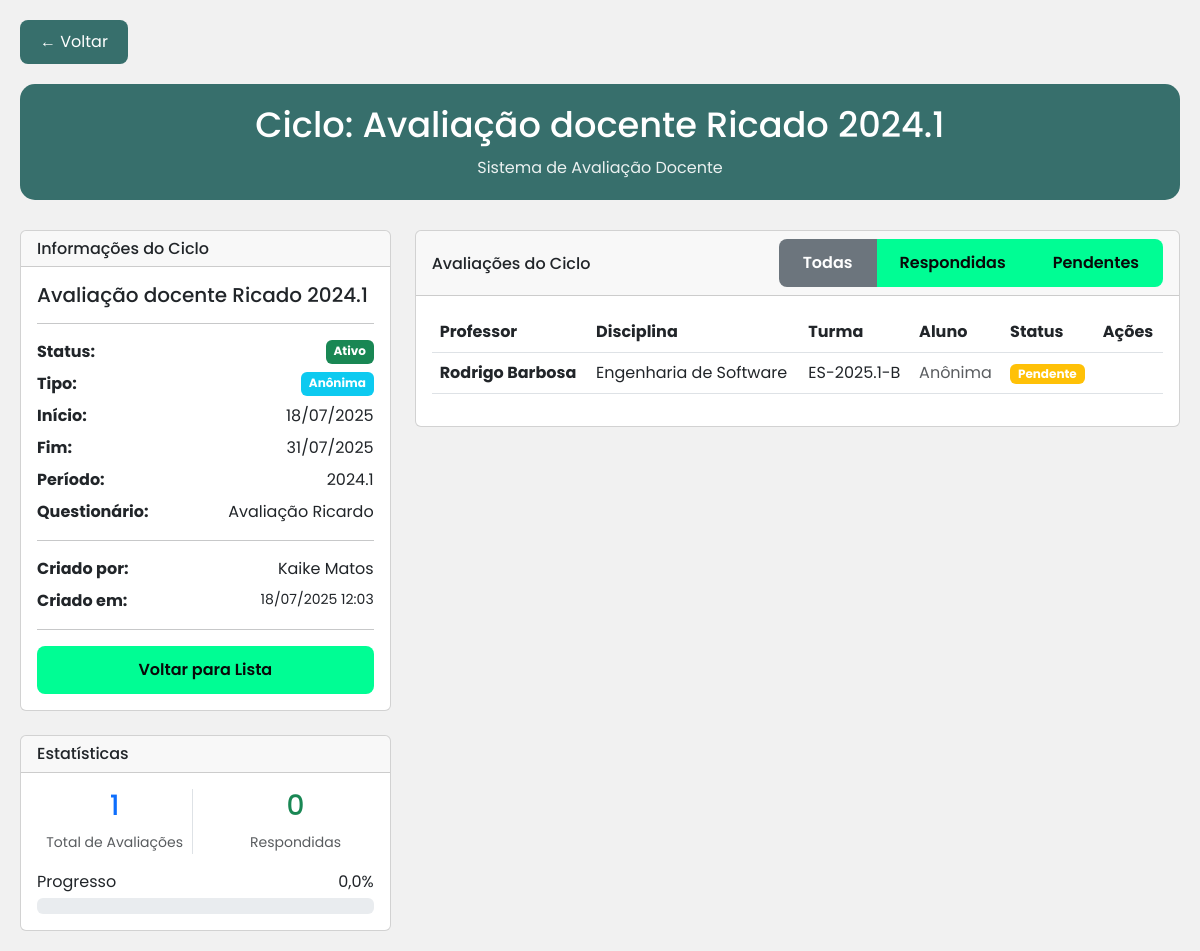
The app's page /avaliacoes/ciclo/1/ (signed in) with its own data.
### avaliacao_docente/models.py (models this page shows, shortened)
class CicloAvaliacao(models.Model):
    nome = models.CharField(max_length=100)  # Ex: "Avaliação Docente 2024.1"
    periodo_letivo = models.ForeignKey(
        PeriodoLetivo, on_delete=models.CASCADE, related_name="ciclos_avaliacao"
    )
    data_inicio = models.DateTimeField()
    data_fim = models.DateTimeField()
    questionario = models.ForeignKey(
        QuestionarioAvaliacao, on_delete=models.CASCADE, related_name="ciclos"
    )
    ativo = models.BooleanField(default=True)
    permite_avaliacao_anonima = models.BooleanField(default=True)
    permite_multiplas_respostas = models.BooleanField(default=False)
    enviar_lembrete_email = models.BooleanField(default=True)
    turmas = models.ManyToManyField(
        Turma,
        related_name="ciclos_avaliacao",
        blank=True,
        verbose_name="Turmas que devem responder",
        help_text="Selecione as turmas que devem participar desta avaliação",
    )
    data_criacao = models.DateTimeField(auto_now_add=True)
    criado_por = models.ForeignKey(
        User, on_delete=models.CASCADE, related_name="ciclos_criados"
    )
    class Meta:
        ordering = ["-data_inicio"]
        verbose_name = "Ciclo de Avaliação"
        verbose_name_plural = "Ciclos de Avaliação"

class PeriodoLetivo(models.Model):
    SEMESTRE_CHOICES = [
        (1, "1º Semestre"),
        (2, "2º Semestre"),
        (3, "3º Semestre"),
        (4, "4º Semestre"),
        (5, "5º Semestre"),
        (6, "6º Semestre"),
        (7, "7º Semestre"),
        (8, "8º Semestre"),
        (9, "9º Semestre"),
        (10, "10º Semestre"),
    ]
    nome = models.CharField(max_length=50)
    ano = models.IntegerField()
    semestre = models.IntegerField(choices=SEMESTRE_CHOICES)
    class Meta:
        unique_together = ["ano", "semestre"]
        ordering = ["-ano", "-semestre"]

class QuestionarioAvaliacao(models.Model):
    titulo = models.CharField(max_length=100)
    descricao = models.TextField(blank=True)
    ativo = models.BooleanField(default=True)
    data_criacao = models.DateTimeField(auto_now_add=True)
    criado_por = models.ForeignKey(
        User, on_delete=models.CASCADE, related_name="questionarios_criados"
    )
    class Meta:
        ordering = ["-data_criacao"]
        verbose_name = "Questionário de Avaliação"
        verbose_name_plural = "Questionários de Avaliação"

class AvaliacaoDocente(models.Model):
    STATUS_CHOICES = [
        ("pendente", "Pendente"),
        ("em_andamento", "Em Andamento"),
        ("finalizada", "Finalizada"),
        ("cancelada", "Cancelada"),
    ]
    ciclo = models.ForeignKey(
        CicloAvaliacao, on_delete=models.CASCADE, related_name="avaliacoes"
    )
    turma = models.ForeignKey(
        Turma, on_delete=models.CASCADE, related_name="avaliacoes_docente"
    )
    professor = models.ForeignKey(
        PerfilProfessor, on_delete=models.CASCADE, related_name="avaliacoes_recebidas"
    )
    disciplina = models.ForeignKey(
        Disciplina, on_delete=models.CASCADE, related_name="avaliacoes_docente"
    )
    status = models.CharField(max_length=15, choices=STATUS_CHOICES, default="pendente")
    data_criacao = models.DateTimeField(auto_now_add=True)
    data_atualizacao = models.DateTimeField(auto_now=True)
    class Meta:
        unique_together = ["ciclo", "turma", "professor", "disciplina"]
        ordering = ["-data_criacao"]
        verbose_name = "Avaliação Docente"
        verbose_name_plural = "Avaliações Docentes"

class PerfilProfessor(models.Model):
    user = models.OneToOneField(
        User, on_delete=models.CASCADE, related_name="perfil_professor"
    )
    registro_academico = models.CharField(max_length=45)
    objects = models.Manager()  # Manager padrão
    non_admin = PerfilProfessorManager()  # Manager que exclui admins
    objects = PerfilProfessorManager()

class Disciplina(models.Model):
    TIPO_CHOICES = [
        ("Obrigatória", "Obrigatória"),
        ("Optativa", "Optativa"),
    ]
    disciplina_nome = models.CharField(max_length=100)
    disciplina_sigla = models.CharField(max_length=45)
    disciplina_tipo = models.CharField(max_length=45, choices=TIPO_CHOICES)
    curso = models.ForeignKey(
        Curso, on_delete=models.CASCADE, related_name="disciplinas"
    )
    professor = models.ForeignKey(
        PerfilProfessor, on_delete=models.CASCADE, related_name="disciplinas"
    )
    periodo_letivo = models.ForeignKey(
        PeriodoLetivo, on_delete=models.CASCADE, related_name="disciplinas"
    )

class Turma(models.Model):
    TURNO_CHOICES = [
        ("matutino", "Matutino"),
        ("vespertino", "Vespertino"),
        ("noturno", "Noturno"),
    ]
    STATUS_CHOICES = [
        ("ativa", "Ativa"),
        ("finalizada", "Finalizada"),
    ]
    codigo_turma = models.CharField(max_length=20, unique=True)  # Ex: "INFO3A-2024.1"
    disciplina = models.ForeignKey(
        Disciplina, on_delete=models.CASCADE, related_name="turmas"
    )
    professor = models.ForeignKey(
        PerfilProfessor, on_delete=models.CASCADE, related_name="turmas"
    )
    periodo_letivo = models.ForeignKey(
        PeriodoLetivo, on_delete=models.CASCADE, related_name="turmas"
    )
    turno = models.CharField(max_length=15, choices=TURNO_CHOICES)
    status = models.CharField(max_length=15, choices=STATUS_CHOICES, default="ativa")
    data_criacao = models.DateTimeField(auto_now_add=True)
    class Meta:
        unique_together = ["disciplina", "periodo_letivo", "turno"]
        ordering = ["periodo_letivo", "disciplina__disciplina_nome"]

### avaliacao_docente/views.py (the view)
@login_required
def detalhe_ciclo_avaliacao(request, ciclo_id):
    ciclo = get_object_or_404(CicloAvaliacao, id=ciclo_id)
    avaliacoes_docentes = AvaliacaoDocente.objects.filter(ciclo=ciclo)
    total_avaliacoes = avaliacoes_docentes.count()
    avaliacoes_com_respostas = (
        avaliacoes_docentes.filter(respostas__isnull=False).distinct().count()
    )
    context = {
        "ciclo": ciclo,
        "avaliacoes_docentes": avaliacoes_docentes,
        "total_avaliacoes": total_avaliacoes,
        "avaliacoes_respondidas": avaliacoes_com_respostas,
        "percentual_respondidas": (
            (avaliacoes_com_respostas / total_avaliacoes * 100)
            if total_avaliacoes > 0
            else 0
        ),
        "titulo": f"Ciclo: {ciclo.nome}",
    }
    return render(request, "avaliacoes/detalhe_ciclo.html", context)

### templates/avaliacoes/detalhe_ciclo.html (shortened to what this page needs)
{% extends 'avaliacoes/base_avaliacoes.html' %}
{% load permission_tags %}
{% load user_tags %}
{% block content %}
<div class="row">
    <div class="col-md-4">
        <div class="card card-custom">
            <div class="card-header">
                <h6 class="card-title mb-0">
                     Informações do Ciclo
                </h6>
            </div>
            <div class="card-body">
                <h5>{{ ciclo.nome }}</h5>
                <hr>
                <div class="d-flex justify-content-between mb-2">
                    <span><strong>Status:</strong></span>
                    {% if ciclo.ativo %}
                        <span class="badge bg-success">Ativo</span>
                    {% else %}
                        <span class="badge bg-secondary">Inativo</span>
                    {% endif %}
                </div>
                <div class="d-flex justify-content-between mb-2">
                    <span><strong>Tipo:</strong></span>
                    {% if ciclo.permite_avaliacao_anonima %}
                        <span class="badge bg-info">Anônima</span>
                    {% else %}
                        <span class="badge bg-warning">Identificada</span>
                    {% endif %}
                </div>
                <div class="d-flex justify-content-between mb-2">
                    <span><strong>Início:</strong></span>
                    <span>{{ ciclo.data_inicio|date:"d/m/Y" }}</span>
                </div>
                <div class="d-flex justify-content-between mb-2">
                    <span><strong>Fim:</strong></span>
                    <span>{{ ciclo.data_fim|date:"d/m/Y" }}</span>
                </div>
                <div class="d-flex justify-content-between mb-2">
                    <span><strong>Período:</strong></span>
                    <span>{{ ciclo.periodo_letivo.nome }}</span>
                </div>
                <div class="d-flex justify-content-between mb-2">
                    <span><strong>Questionário:</strong></span>
                    <span>{{ ciclo.questionario.titulo }}</span>
                </div>
                <hr>
                <div class="d-flex justify-content-between mb-2">
                    <span><strong>Criado por:</strong></span>
                    <span>{{ ciclo.criado_por.get_full_name|default:ciclo.criado_por.username }}</span>
                </div>
                <div class="d-flex justify-content-between mb-2">
                    <span><strong>Criado em:</strong></span>
                    <small>{{ ciclo.data_criacao|date:"d/m/Y H:i" }}</small>
                </div>
                <hr>
                <a href="{% url 'listar_avaliacoes' %}" class="btn btn-outline-secondary btn-sm w-100">
                     Voltar para Lista
                </a>
            </div>
        </div>
        <div class="card card-custom mt-4">
            <div class="card-header">
                <h6 class="card-title mb-0">
                     Estatísticas
                </h6>
            </div>
            <div class="card-body">
                <div class="row text-center">
                    <div class="col-6">
                        <div class="border-end">
                            <h3 class="text-primary">{{ total_avaliacoes }}</h3>
                            <small class="text-muted">Total de Avaliações</small>
                        </div>
                    </div>
                    <div class="col-6">
                        <h3 class="text-success">{{ avaliacoes_respondidas }}</h3>
                        <small class="text-muted">Respondidas</small>
                    </div>
                </div>
                <div class="mt-3">
                    <div class="d-flex justify-content-between mb-1">
                        <span>Progresso</span>
                        <span>{{ percentual_respondidas|floatformat:1 }}%</span>
                    </div>
                    <div class="progress">
                    </div>
                </div>
            </div>
        </div>
    </div>
    <div class="col-md-8">
        <div class="card card-custom">
            <div class="card-header d-flex justify-content-between align-items-center">
                <h6 class="card-title mb-0">
                     Avaliações do Ciclo
                </h6>
                <div class="btn-group btn-group-sm">
                    <button class="btn btn-outline-secondary" onclick="filtrarAvaliacoes('todas')">
                        Todas
                    </button>
                    <button class="btn btn-outline-success" onclick="filtrarAvaliacoes('respondidas')">
                        Respondidas
                    </button>
                    <button class="btn btn-outline-warning" onclick="filtrarAvaliacoes('pendentes')">
                        Pendentes
                    </button>
                </div>
            </div>
            <div class="card-body">
                {% if avaliacoes_docentes %}
                    <div class="table-responsive">
                        <table class="table table-hover">
                            <thead>
                                <tr>
                                    <th>Professor</th>
                                    <th>Disciplina</th>
                                    <th>Turma</th>
                                    <th>Aluno</th>
                                    <th>Status</th>
                                    <th>Ações</th>
                                </tr>
                            </thead>
                            <tbody id="avaliacoes-tbody">
                                {% for avaliacao in avaliacoes_docentes %}
                                <tr class="avaliacao-row"
                                    data-status="{% if avaliacao.respostas.exists %}respondida{% else %}pendente{% endif %}">
                                    <td>
                                        <strong>{{ avaliacao.professor.user.get_full_name }}</strong>
                                    </td>
                                    <td>
                                        {{ avaliacao.disciplina.disciplina_nome }}
                                    </td>
                                    <td>
                                        {{ avaliacao.turma.codigo_turma }}
                                    </td>
                                    <td>
                                        {% if not ciclo.permite_avaliacao_anonima %}
                                            <span class="text-muted">Multiple Students</span>
                                        {% else %}
                                            <span class="text-muted">Anônima</span>
                                        {% endif %}
                                    </td>
                                    <td>
                                        {% if avaliacao.respostas.exists %}
                                            <span class="badge bg-success">
                                                <i class="bi bi-check-circle"></i> Respondida
                                            </span>
                                        {% else %}
                                            <span class="badge bg-warning">
                                                 Pendente
                                            </span>
                                        {% endif %}
                                    </td>
                                    <td>
                                    </td>
                                </tr>
                                {% endfor %}
                            </tbody>
                        </table>
                    </div>
                {% endif %}
            </div>
        </div>
    </div>
</div>
{% endblock %}

### records on screen
CicloAvaliacao: nome "Avaliação docente Ricado 2024.1", data_inicio "18/07/2025", data_fim "31/07/2025", periodo_letivo.nome "2024.1", questionario.titulo "Avaliação Ricardo", criado_por.get_full_name "Kaike Matos", data_criacao "18/07/2025 12:03"
AvaliacaoDocente: professor.user.get_full_name "Rodrigo Barbosa", disciplina.disciplina_nome "Engenharia de Software", turma.codigo_turma "ES-2025.1-B", shows "Pendente"

### other values on screen
{{ titulo }} "Ciclo: Avaliação docente Ricado 2024.1"
{{ total_avaliacoes }} "1"
{{ avaliacoes_respondidas }} "0"
{{ percentual_respondidas|floatformat:1 }} "0,0"
